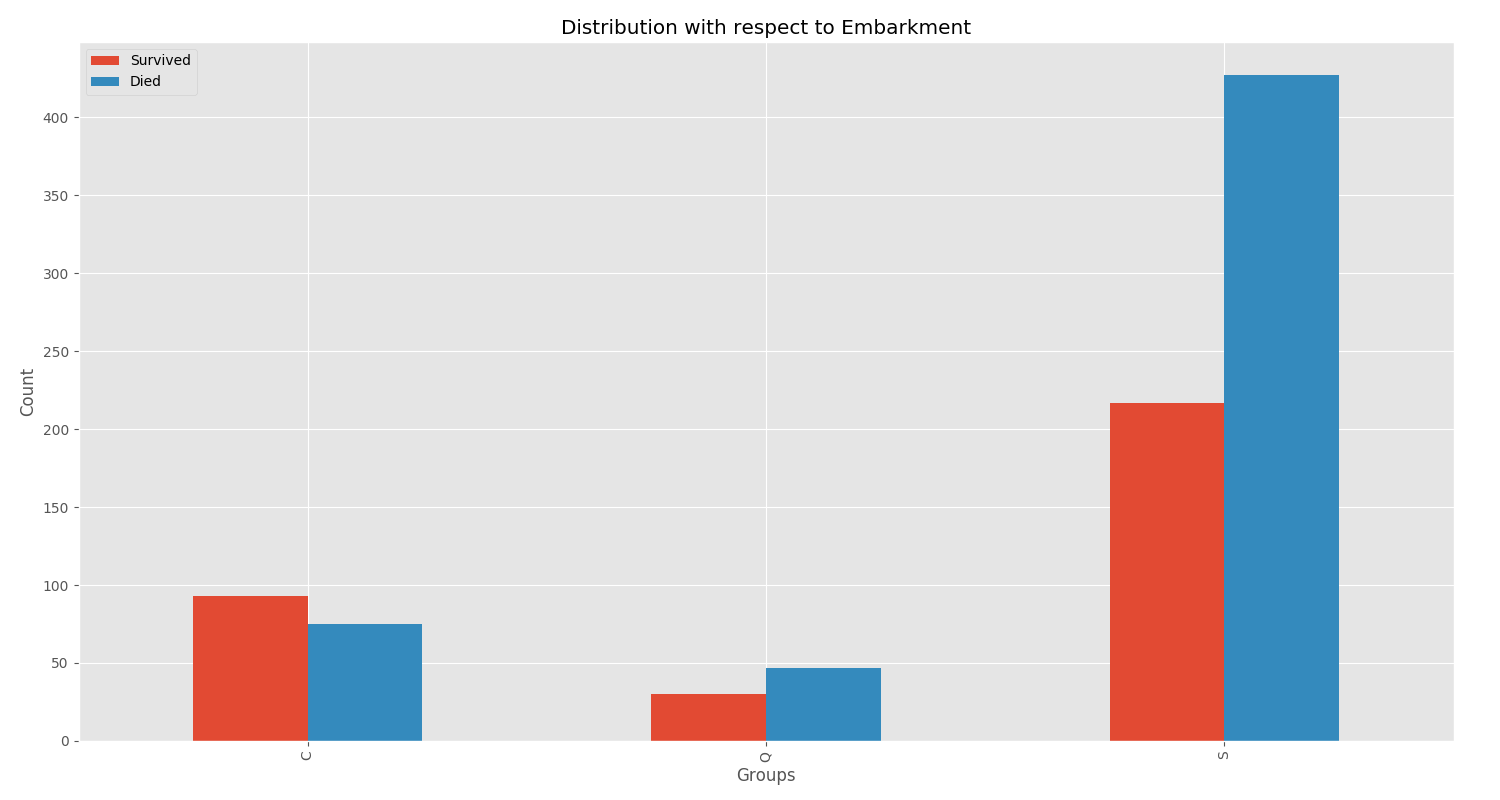

Python code for this plot:
import pandas as pd
import numpy as np
import matplotlib.pyplot as plt
plt.style.use('ggplot')

df=pd.read_csv("../datasets/train.csv")
data_test=pd.read_csv("../datasets/test.csv")


df["Died"]=1-df["Survived"]

# Extracting the TITLE from the Name
df.groupby('Embarked')[['Survived','Died']].agg('sum').plot(kind='bar',figsize=(15,8))
plt.title("Distribution with respect to Embarkment")
plt.xlabel("Groups")
plt.ylabel("Count")
plt.show()
